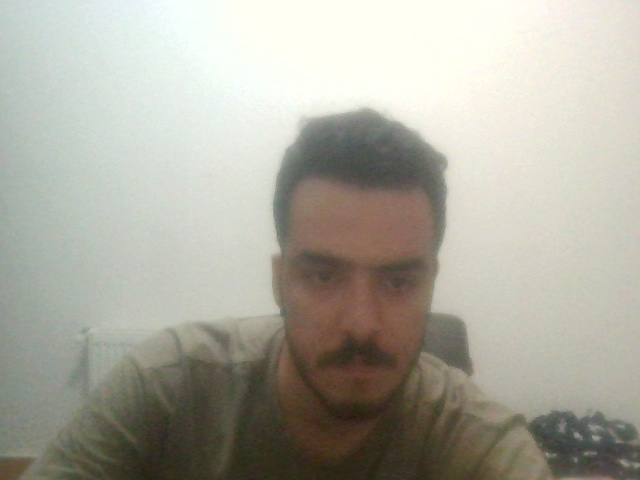
#> input picture test_frame.jpg, 640 x 480 px
$ python -i motion_detector.py   (imports and definitions only)
#> lines starting #> are read from the running program, lines starting #| are printed output that depends on the picture
import cv2
import numpy as np
import logging
from typing import Optional, Tuple


logger = logging.getLogger("attendance")


class MotionDetector:
    """
    تشخیص حرکت با روش تفاضل فریم (Frame Differencing).
    سبک و سریع، بدون نیاز به مدل جداگانه.
    """

    def __init__(
        self,
        min_motion_area: int = 500,
        threshold: int = 25,
        blur_kernel: int = 21,
        dilate_iterations: int = 2
    ):
        self.min_motion_area = min_motion_area
        self.threshold = threshold
        self.blur_kernel = blur_kernel
        self.dilate_iterations = dilate_iterations

        self._prev_gray: Optional[np.ndarray] = None
        self._last_motion_score: float = 0.0
        self._last_has_motion: bool = False
        self._last_motion_bbox: Optional[Tuple[int, int, int, int]] = None

    def detect(self, frame: np.ndarray) -> Tuple[bool, float, Optional[Tuple[int, int, int, int]]]:
        """
        تشخیص حرکت در فریم.

        Returns:
            (has_motion, motion_score, motion_bbox)
        """
        if frame is None:
            return False, 0.0, None

        try:
            # تبدیل به grayscale
            gray = cv2.cvtColor(frame, cv2.COLOR_BGR2GRAY)

            # نویزگیری با Gaussian Blur
            gray = cv2.GaussianBlur(
                gray,
                (self.blur_kernel, self.blur_kernel),
                0
            )

            # اولین فریم - فقط ذخیره
            if self._prev_gray is None:
                self._prev_gray = gray
                self._last_has_motion = False
                self._last_motion_score = 0.0
                return False, 0.0, None

            # تفاضل مطلق با فریم قبلی
            diff = cv2.absdiff(self._prev_gray, gray)

            # Threshold
            _, thresh = cv2.threshold(
                diff, self.threshold, 255, cv2.THRESH_BINARY
            )

            # Dilate برای پر کردن حفره‌ها
            thresh = cv2.dilate(
                thresh, None, iterations=self.dilate_iterations
            )

            # پیدا کردن contours
            contours, _ = cv2.findContours(
                thresh, cv2.RETR_EXTERNAL, cv2.CHAIN_APPROX_SIMPLE
            )

            # محاسبه مساحت کل حرکت
            total_motion_area = 0
            largest_contour = None
            largest_area = 0

            for contour in contours:
                area = cv2.contourArea(contour)
                total_motion_area += area

                if area > largest_area:
                    largest_area = area
                    largest_contour = contour

            # محاسبه امتیاز حرکت (نسبت مساحت حرکتی به کل فریم)
            frame_area = frame.shape[0] * frame.shape[1]
            motion_score = total_motion_area / frame_area if frame_area > 0 else 0.0

            # تصمیم‌گیری
            has_motion = total_motion_area >= self.min_motion_area

            # Bounding box بزرگترین ناحیه حرکتی
            motion_bbox = None
            if has_motion and largest_contour is not None:
                x, y, w, h = cv2.boundingRect(largest_contour)
                motion_bbox = (x, y, w, h)

            # به‌روزرسانی فریم قبلی
            self._prev_gray = gray

            # ذخیره نتایج
            self._last_has_motion = has_motion
            self._last_motion_score = motion_score
            self._last_motion_bbox = motion_bbox

            return has_motion, motion_score, motion_bbox

        except Exception as e:
            logger.error(f"Motion detection error: {e}")
            return False, 0.0, None

    def reset(self):
        """بازنشانی تشخیص‌دهنده"""
        self._prev_gray = None
        self._last_has_motion = False
        self._last_motion_score = 0.0
        self._last_motion_bbox = None

    def get_last_result(self) -> Tuple[bool, float, Optional[Tuple[int, int, int, int]]]:
        """دریافت آخرین نتیجه"""
        return self._last_has_motion, self._last_motion_score, self._last_motion_bbox

>>> import cv2
>>> picture = cv2.imread('../test_frame.jpg')
#> picture is the input picture: shape (480, 640, 3); mean B, G, R 159.2, 170.8, 172.8
>>> result = MotionDetector().detect(picture)
#> in detect, `gray = cv2.cvtColor(frame, cv2.COLOR_BGR2GRAY)`:
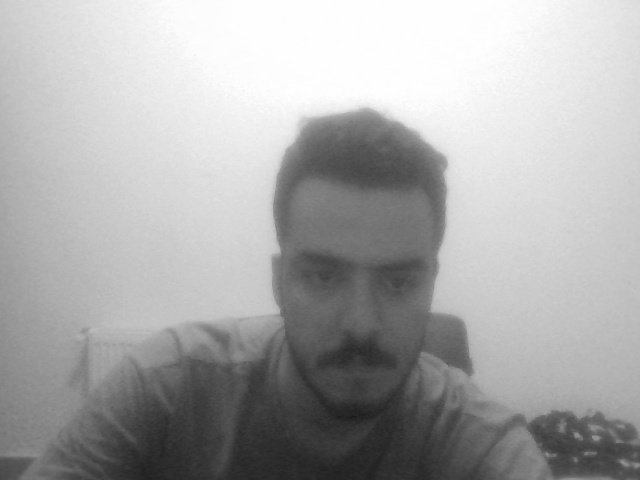
#> gray: shape (480, 640); min 26, max 254, mean 170.1
